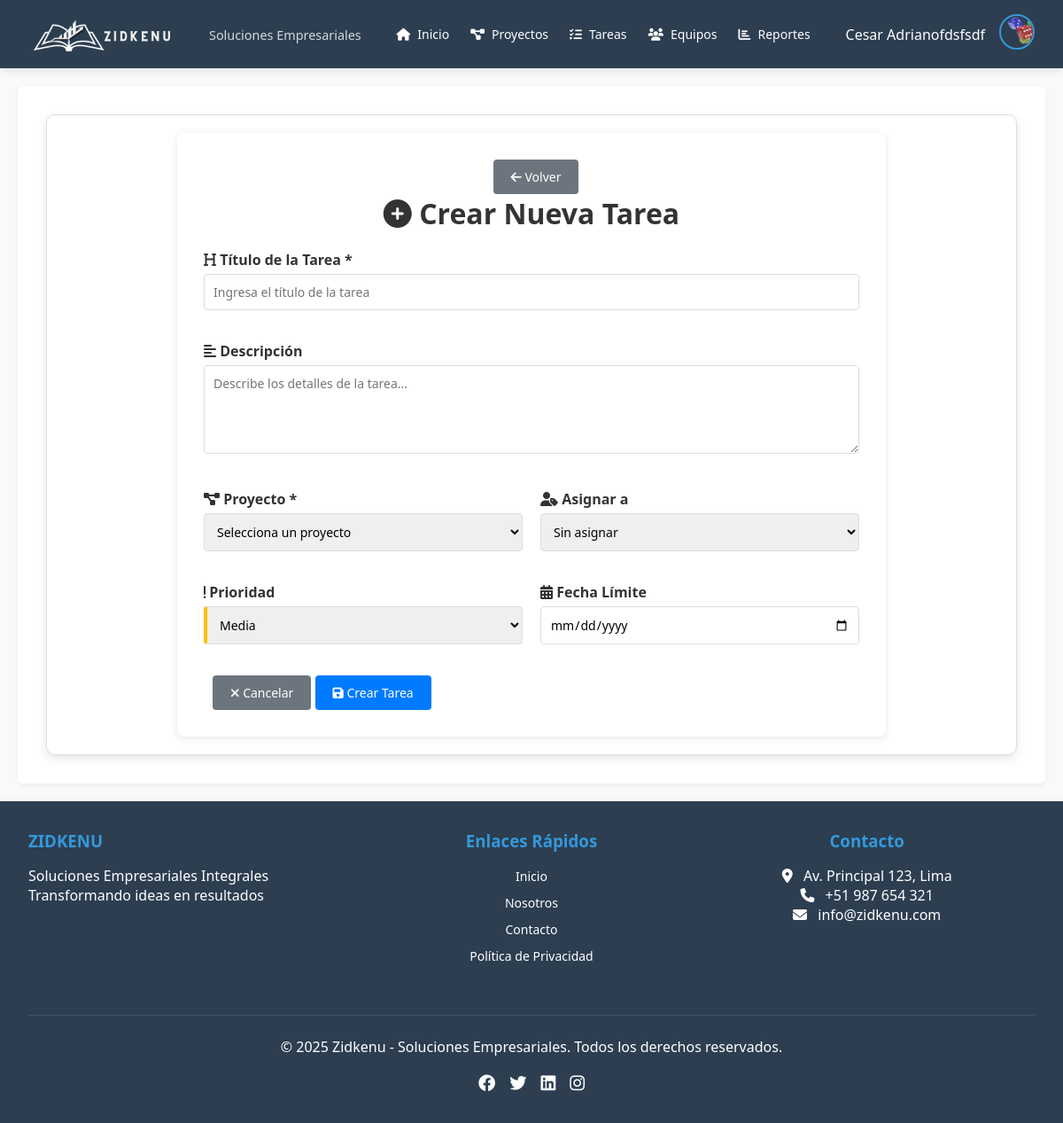
Screenshot of /pantallas/tareas/create_task.php (signed in) with the database file from the repository.
### tables this page shows
CREATE TABLE `users` (
  `id` int(11) NOT NULL,
  `username` varchar(50) NOT NULL,
  `password` varchar(255) NOT NULL,
  `email` varchar(100) DEFAULT NULL,
  `nombres` varchar(50) NOT NULL,
  `apellidos` varchar(50) NOT NULL,
  `fecha_nacimiento` date NOT NULL,
  `dni` int(8) NOT NULL,
  `celular` int(9) NOT NULL,
  `foto_perfil` varchar(255) DEFAULT '../assets/foto_perfil/default.png',
  `role` enum('admin','manager','member') NOT NULL DEFAULT 'member',
  `created_at` timestamp NOT NULL DEFAULT current_timestamp(),
  `updated_at` timestamp NOT NULL DEFAULT current_timestamp() ON UPDATE current_timestamp()
);

### pantallas/tareas/create_task.php (the view, shortened to what this page needs)
<?php
require '../../conexion/config.php';
$stmt = $pdo->prepare("SELECT * FROM users WHERE id = ?");
$stmt->execute([$_SESSION['user_id']]);
$user = $stmt->fetch();
?>
<!DOCTYPE html>
<html lang="es">
<head>
    <link rel="stylesheet" href="../../css/style.css">
    <link rel="stylesheet" href="https://cdnjs.cloudflare.com/ajax/libs/font-awesome/6.0.0/css/all.min.css">
</head>
<body>
    <?php include '../../estructura/header.php'; ?>
    <div class="container">
        <div class="form-container">
            <div class="d-flex align-items-center mb-4">
                <a href="tasks.php" class="btn btn-secondary me-3">
                    <i class="fas fa-arrow-left"></i> Volver
                </a>
                <h1><i class="fas fa-plus-circle"></i> Crear Nueva Tarea</h1>
            </div>
            <form action="" method="POST">
                <div class="form-group">
                    <label for="title">
                        <i class="fas fa-heading"></i> Título de la Tarea *
                    </label>
                    <input type="text"
                           id="title"
                           name="title"
                           value="<?= htmlspecialchars($_POST['title'] ?? '') ?>"
                           required
                           placeholder="Ingresa el título de la tarea">
                </div>
                <div class="form-group">
                    <label for="description">
                        <i class="fas fa-align-left"></i> Descripción
                    </label>
                    <textarea id="description"
                              name="description"
                              placeholder="Describe los detalles de la tarea..."><?= htmlspecialchars($_POST['description'] ?? '') ?></textarea>
                </div>
                <div class="form-row">
                    <div class="form-group">
                        <label for="project_id">
                            <i class="fas fa-project-diagram"></i> Proyecto *
                        </label>
                        <select id="project_id" name="project_id" required>
                            <option value="">Selecciona un proyecto</option>
                        </select>
                    </div>
                    <div class="form-group">
                        <label for="assigned_to">
                            <i class="fas fa-user-tag"></i> Asignar a
                        </label>
                        <select id="assigned_to" name="assigned_to">
                            <option value="">Sin asignar</option>
                        </select>
                    </div>
                </div>
                <div class="form-row">
                    <div class="form-group">
                        <label for="priority">
                            <i class="fas fa-exclamation"></i> Prioridad
                        </label>
                        <select id="priority" name="priority">
                            <option value="medium" <?= (($_POST['priority'] ?? 'medium') == 'medium') ? 'selected' : '' ?>>
                                <span class="priority-indicator priority-medium"></span> Media
                            </option>
                        </select>
                    </div>
                    <div class="form-group">
                        <label for="due_date">
                            <i class="fas fa-calendar-alt"></i> Fecha Límite
                        </label>
                        <input type="date"
                               id="due_date"
                               name="due_date"
                               value="<?= htmlspecialchars($_POST['due_date'] ?? '') ?>"
                               min="<?= date('Y-m-d') ?>">
                    </div>
                </div>
                <div class="form-actions">
                    <a href="tasks.php" class="btn btn-secondary">
                        <i class="fas fa-times"></i> Cancelar
                    </a>
                    <button type="submit" class="btn btn-primary">
                        <i class="fas fa-save"></i> Crear Tarea
                    </button>
                </div>
            </form>
        </div>
    </div>
    <?php include '../../estructura/footer.php'; ?>
</body>
</html>

### estructura/header.php (shortened to what this page needs)
<?php
if (session_status() === PHP_SESSION_NONE) {
    session_start();
}require_once __DIR__ . '/../conexion/config.php';
?>
<!DOCTYPE html>
<html lang="es">
<head>
    <link rel="stylesheet" href="https://cdnjs.cloudflare.com/ajax/libs/font-awesome/6.4.0/css/all.min.css">
    <link rel="stylesheet" href="../css/style.css">
</head>
<body>
    <header class="navbar">
        <div class="logo-container">
            <img src="<?= BASE_URL ?>assets/img/zidkenu_logo.png" alt="Zidkenu Logo" class="logo-img">
            <div>
                <span class="logo-slogan">Soluciones Empresariales</span>
            </div>
        </div>
        <nav class="nav-links">
            <a href="<?= BASE_URL ?>./pantallas/home_screen.php"><i class="fas fa-home"></i> Inicio</a>
            <a href="<?= BASE_URL ?>./pantallas/proyectos/projects.php"><i class="fas fa-project-diagram"></i> Proyectos</a>
            <a href="<?= BASE_URL ?>./pantallas/tareas/tasks.php"><i class="fas fa-tasks"></i> Tareas</a>
            <a href="<?= BASE_URL ?>./pantallas/equipos/team.php"><i class="fas fa-users"></i> Equipos</a>
            <a href="<?= BASE_URL ?>./pantallas/reportes/reports.php"><i class="fas fa-chart-bar"></i> Reportes</a>
        </nav>
        <?php if (isset($_SESSION['user_id'])): ?>
        <div class="user-menu">
            <span class="username"><?= htmlspecialchars($user['nombres'] ?? 'Usuario') ?></span>
            <div class="dropdown">
                <img src="<?= BASE_URL . '/' . htmlspecialchars($_SESSION['user_avatar'] ?? $user['foto_perfil'] ?? 'default.jpg') ?>" alt="Avatar" class="avatar" id="avatarBtn">
            </div>
        </div>
        <?php endif; ?>
    </header>
    <main class="main-content">

### css/style.css (style rules this page uses)
:root { --primary-color: #2c3e50; --secondary-color: #3498db; --accent-color: #e74c3c; --light-color: #ecf0f1; --dark-color: #2c3e50; --text-color: #333; --border-radius: 6px;; }
body { font-family: Arial, sans-serif; background-color: #fff; margin: 0; padding: 0; }
.container { max-width: 2000px; margin: auto; padding: 20px; border: 1px solid #ddd; border-radius: 10px; text-align: center; box-shadow: 0 4px 12px rgba(0, 0, 0, 0.1); }
h1 { margin-bottom: 20px; }
form { display: flex; flex-direction: column; gap: 15px; text-align: left; }
label { font-weight: bold; margin-bottom: 5px; }
input[type="email"], input[type="password"], input[type="text"], input[type="date"], input[type="number"] { padding: 10px; border: 1px solid #ccc; border-radius: 6px; width: 100%; }
button { padding: 12px; background-color: #0074d9; color: white; border: none; border-radius: 6px; font-size: 16px; cursor: pointer; }
a { color: #0074d9; text-decoration: none; font-size: 14px; }
* { margin: 0; padding: 0; box-sizing: border-box; font-family: 'Segoe UI', Tahoma, Geneva, Verdana, sans-serif; }
body { background-color: #f5f5f5; min-height: 100vh; display: flex; flex-direction: column; color: var(--text-color); }
.navbar { background-color: var(--primary-color); color: white; padding: 1rem 2rem; display: flex; justify-content: space-between; align-items: center; box-shadow: 0 2px 10px rgba(0, 0, 0, 0.1); position: relative; z-index: 1000; }
.logo-container { display: flex; align-items: center; gap: 1rem; }
.logo-img { height: 40px; }
.logo-slogan { font-size: 0.9rem; opacity: 0.8; margin-left: 1rem; }
.nav-links { display: flex; gap: 1.5rem; }
.nav-links a { color: white; text-decoration: none; font-weight: 500; transition: color 0.3s; display: flex; align-items: center; gap: 0.5rem; padding: 0.5rem 0; }
.user-menu { display: flex; align-items: center; gap: 1rem; position: relative; }
.username { font-weight: 500; cursor: pointer; }
.avatar { width: 40px; height: 40px; border-radius: 50%; object-fit: cover; cursor: pointer; border: 2px solid var(--secondary-color); transition: transform 0.2s; }
.main-content { flex: 1; padding: 2rem; background-color: #fff; margin: 20px; border-radius: var(--border-radius); box-shadow: 0 2px 5px rgba(0,0,0,0.05); }
.btn { padding: 12px 20px; background-color: var(--secondary-color); color: white; border: none; border-radius: var(--border-radius); font-size: 16px; cursor: pointer; transition: all 0.3s; display: inline-block; text-align: center; text-decoration: none; }
.btn-secondary { background-color: #6c757d; }
h1 { text-align: center; }
body { background-color: #f8f9fa; }
:root { --primary: #4361ee; --secondary: #3f37c9; --success: #4cc9f0; --info: #4895ef; --warning: #f8961e; --danger: #f72585; --light: #f8f9fa; --dark: #212529; --white: #ffffff; --gray: #6c757d; }
.form-container { max-width: 800px; margin: 0 auto; background-color: #fff; padding: 30px; border-radius: 8px; box-shadow: 0 2px 10px rgba(0,0,0,0.1); }
.form-group { margin-bottom: 20px; }
.form-group label { display: block; margin-bottom: 5px; font-weight: bold; color: #333; }
.form-group input, .form-group select, .form-group textarea { width: 100%; padding: 10px; border: 1px solid #ddd; border-radius: 4px; font-size: 14px; box-sizing: border-box; }
.form-group textarea { height: 100px; resize: vertical; }
.form-row { display: flex; gap: 20px; }
.form-row .form-group { flex: 1; }
.btn { padding: 10px 20px; border: none; border-radius: 4px; cursor: pointer; text-decoration: none; display: inline-block; font-size: 14px; transition: background-color 0.3s; }
.btn-primary { background-color: #007bff; color: white; }
.btn-secondary { background-color: #6c757d; color: white; margin-left: 10px; }

### rows the page displays
users: nombres "Cesar Adrianofdsfsdf", foto_perfil (picture)
